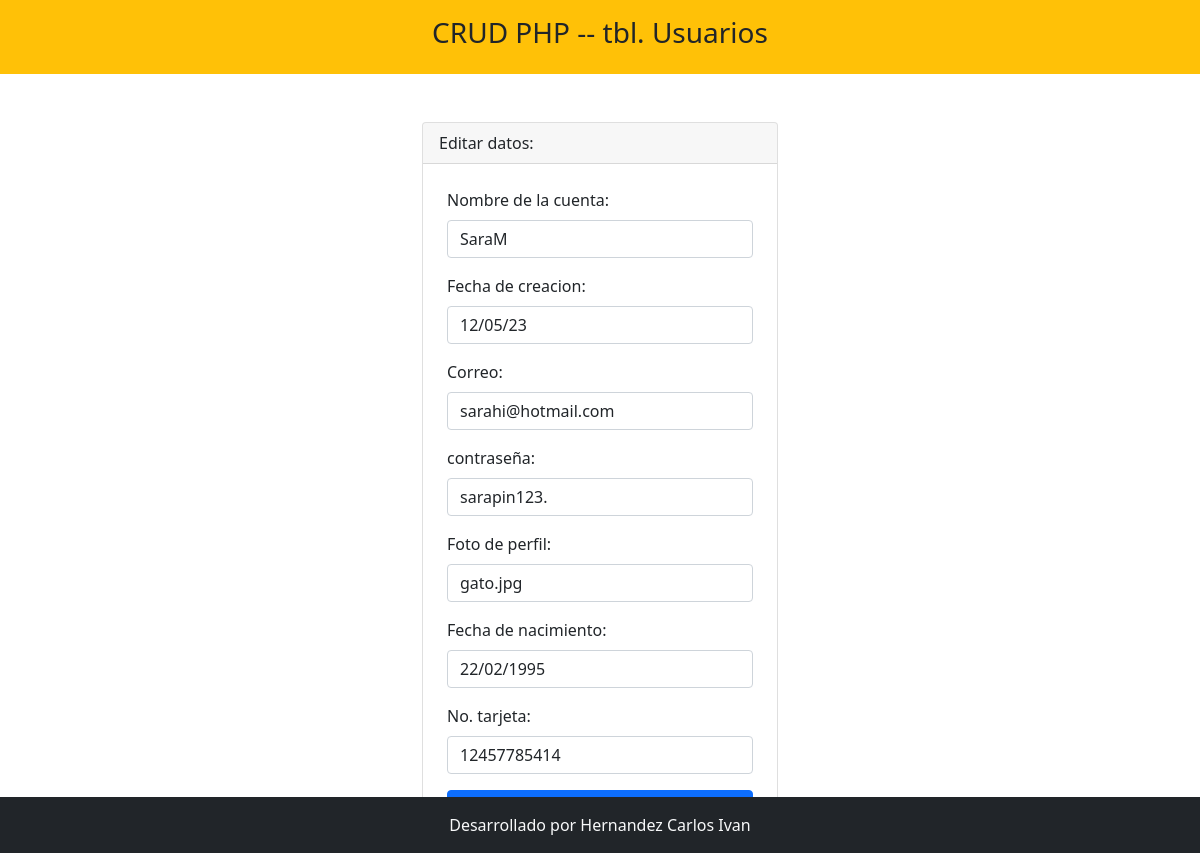
Screenshot of /editar.php?idusuario=1 with the database file from the repository.
### tables this page shows
CREATE TABLE `usuarios` (
  `idusuario` int(11) NOT NULL,
  `nom_cuenta` varchar(100) NOT NULL,
  `fecha_crea` varchar(100) NOT NULL,
  `correo_us` varchar(100) NOT NULL,
  `contraseña` varchar(100) NOT NULL,
  `foto_perfil` varchar(50) NOT NULL,
  `fecha_N` varchar(100) NOT NULL,
  `no_tarjeta` varchar(100) NOT NULL
);

### editar.php (the view, shortened to what this page needs)
<?php include 'template/header.php' ?>
<?php
    include_once 'model/conexion.php';
    $idusuario = $_GET['idusuario'];
    $sentencia = $bd->prepare("select * from usuarios where idusuario = ?;");
    $sentencia->execute([$idusuario]);
    $usuario = $sentencia->fetch(PDO::FETCH_OBJ);
?>
<div class="container mt-5">
    <div class="row justify-content-center">
        <div class="col-md-4">
            <div class="card">
                <div class="card-header">
                    Editar datos:
                </div>
                <form class="p-4" method="POST" action="editarProceso.php">
                    <div class="mb-3">
                        <label class="form-label">Nombre de la cuenta: </label>
                        <input type="text" class="form-control" name="nom_cuenta" required
                        value="<?php echo $usuario->nom_cuenta; ?>">
                    </div>
                    <div class="mb-3">
                        <label class="form-label">Fecha de creacion: </label>
                        <input type="text" class="form-control" name="fecha_crea" autofocus required
                        value="<?php echo $usuario->fecha_crea; ?>">
                    </div>
                    <div class="mb-3">
                        <label class="form-label">Correo: </label>
                        <input type="email" class="form-control" name="correo_us" autofocus required
                        value="<?php echo $usuario->correo_us; ?>">
                    </div>
                    <div class="mb-3">
                        <label class="form-label">contraseña: </label>
                        <input type="text" class="form-control" name="contraseña" required
                        value="<?php echo $usuario->contraseña; ?>">
                    </div>
                    <div class="mb-3">
                        <label class="form-label">Foto de perfil: </label>
                        <input type="text" class="form-control" name="foto_perfil" autofocus required
                        value="<?php echo $usuario->foto_perfil; ?>">
                    </div>
                    <div class="mb-3">
                        <label class="form-label">Fecha de nacimiento: </label>
                        <input type="text" class="form-control" name="fecha_N" autofocus required
                        value="<?php echo $usuario->fecha_N; ?>">
                    </div>
                    <div class="mb-3">
                        <label class="form-label">No. tarjeta: </label>
                        <input type="text" class="form-control" name="no_tarjeta" autofocus required
                        value="<?php echo $usuario->no_tarjeta; ?>">
                    </div>
                    <div class="d-grid">
                    </div>
                </form>
            </div>
        </div>
    </div>
</div>
<?php include 'template/footer.php' ?>

### rows the page displays
usuarios: nom_cuenta "SaraM", fecha_crea "12/05/23", correo_us "sarahi@hotmail.com", contraseña "sarapin123.", foto_perfil "gato.jpg", fecha_N "22/02/1995", no_tarjeta "12457785414"
